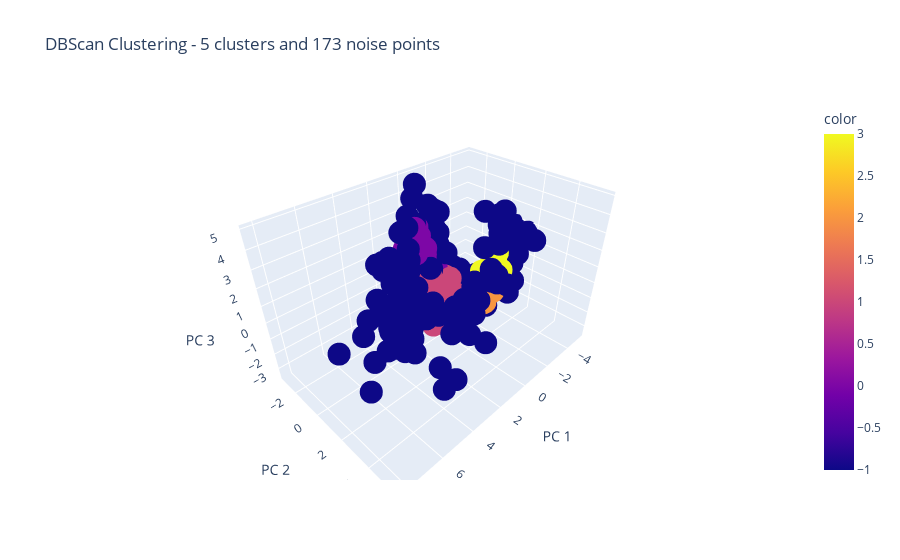

The cell this chart's notebook holds for it:
### Markdown cell above
# DBScan

### Code cell
# DBSCAN
[X_train, y_train] = read_clustering_data()

X_train = StandardScaler().fit_transform(X_train)

pca = PCA(n_components=3)
components = pca.fit_transform(X_train)
pca_df = pd.DataFrame(components, columns=['pc1', 'pc2', 'pc3'])
# print(pca.explained_variance_ratio_)

db = DBSCAN(eps=0.65, min_samples=8).fit(pca_df)
labels = db.labels_
# print(labels)

no_clusters = len(np.unique(labels) )
no_noise = np.sum(np.array(labels) == -1, axis=0)

print('Estimated no. of clusters: %d' % no_clusters)
print('Estimated no. of noise points: %d' % no_noise)

# print(components)
fig = px.scatter_3d(
    components, x=0, y=1, z=2, color=labels,
    title=f"DBScan Clustering - {no_clusters} clusters and {no_noise} noise points",
    labels={'0': 'PC 1', '1': 'PC 2', '2': 'PC 3'}
)
fig.show()

# https://towardsdatascience.com/machine-learning-algorithms-part-9-k-means-example-in-python-f2ad05ed5203
# https://towardsdatascience.com/explaining-dbscan-clustering-18eaf5c83b31

### Figure 1 — Plotly figure (JSON) as saved in the notebook; plotly's stock layout.template omitted (floating-point values rounded to 4 significant figures; data arrays with more than 128 entries replaced by an {"elided": "..."} marker saying what was removed)
{"data": [{"hovertemplate": "PC 1=%{x}<br>PC 2=%{y}<br>PC 3=%{z}<br>color=%{marker.color}<extra></extra>", "legendgroup": "", "marker": {"color": {"elided": "316 int values"}, "coloraxis": "coloraxis", "symbol": "circle"}, "mode": "markers", "name": "", "scene": "scene", "showlegend": false, "type": "scatter3d", "x": {"elided": "316 float values"}, "y": {"elided": "316 float values"}, "z": {"elided": "316 float values"}}], "layout": {"coloraxis": {"colorbar": {"title": {"text": "color"}}, "colorscale": [[0, "#0d0887"], [0.1111, "#46039f"], [0.2222, "#7201a8"], [0.3333, "#9c179e"], [0.4444, "#bd3786"], [0.5556, "#d8576b"], [0.6667, "#ed7953"], [0.7778, "#fb9f3a"], [0.8889, "#fdca26"], [1, "#f0f921"]]}, "legend": {"tracegroupgap": 0}, "scene": {"domain": {"x": [0, 1], "y": [0, 1]}, "xaxis": {"title": {"text": "PC 1"}}, "yaxis": {"title": {"text": "PC 2"}}, "zaxis": {"title": {"text": "PC 3"}}}, "title": {"text": "DBScan Clustering - 5 clusters and 173 noise points"}}}
